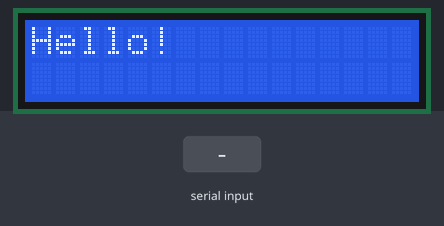
A sketch run on a simulated Arduino Uno, built with avr-gcc and run on an emulated ATmega328P. Parts: 16×2 character LCD. The test bench sets the inputs (shaded band).

Above: at 0.1 s.
4.3 s: "1\n" received over Serial
At 5.5 s:
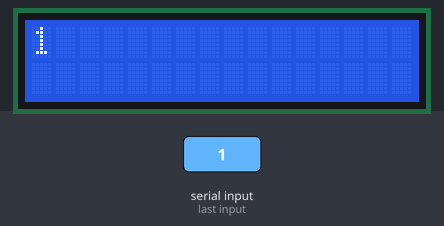
5.9 s: "0\n" received over Serial
At 6.8 s:
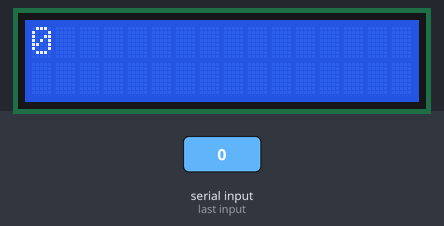
Timing chart, 0 to 8.9 s (numbered marks = the images above; inputs shaded):
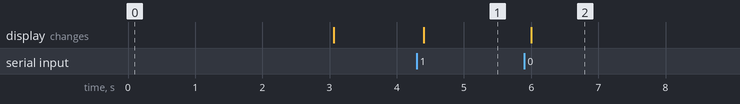

Measured:
- after the input at 4.3 s, the display: changes after 0.10 s (image 1)
- after the input at 5.9 s, the display: changes after 0.10 s (image 2)

The sketch:

ohm-arduino.ino
```cpp
#include <LiquidCrystal.h>

LiquidCrystal lcd(12,11,5,4,3,2);
char c;

void setup()
{
  lcd.begin(16,2);
  lcd.print("Hello!");
  delay(3000);
  lcd.clear();
  Serial.begin(9600);
}

void loop()
{
  if (Serial.available() > 0) {
    delay(100);
    lcd.clear();
    lcd.setCursor(0, 0);
    while (Serial.available() > 0) {
      c = Serial.read();
      if (c == '\n') {
        lcd.setCursor(0, 1);
      }
      else {
        lcd.write(c);
      }
    }
  }
}
```
